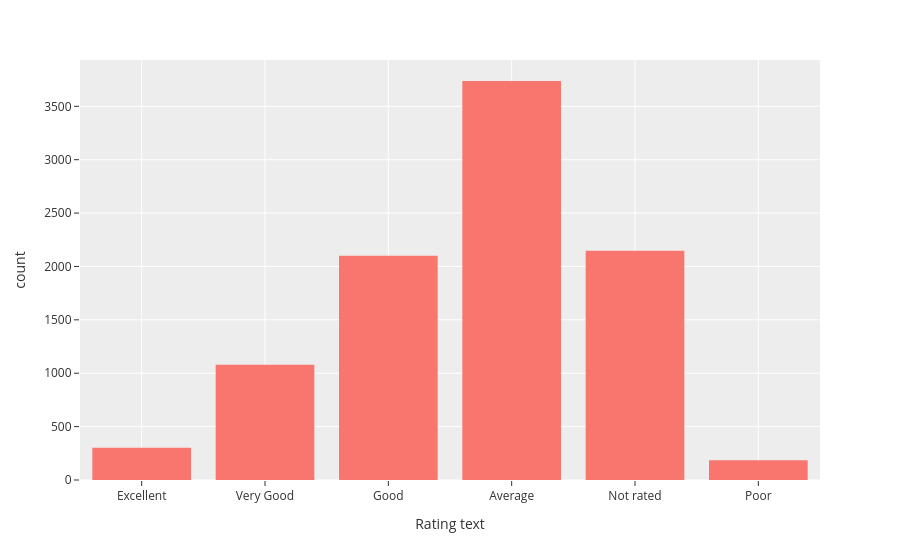

Write notebook code for a chart like this one.
### Code cell
px.histogram(df,x="Rating text",template='ggplot2')

### Figure 1 — Plotly figure (JSON) as saved in the notebook; plotly's stock layout.template omitted (floating-point values rounded to 4 significant figures; data arrays with more than 128 entries replaced by an {"elided": "..."} marker saying what was removed)
{"data": [{"alignmentgroup": "True", "bingroup": "x", "hovertemplate": "Rating text=%{x}<br>count=%{y}<extra></extra>", "legendgroup": "", "marker": {"color": "#F8766D", "pattern": {"shape": ""}}, "name": "", "offsetgroup": "", "orientation": "v", "showlegend": false, "type": "histogram", "x": {"elided": "9551 str values"}, "xaxis": "x", "yaxis": "y"}], "layout": {"barmode": "relative", "legend": {"tracegroupgap": 0}, "margin": {"t": 60}, "xaxis": {"anchor": "y", "domain": [0, 1], "title": {"text": "Rating text"}}, "yaxis": {"anchor": "x", "domain": [0, 1], "title": {"text": "count"}}}}
